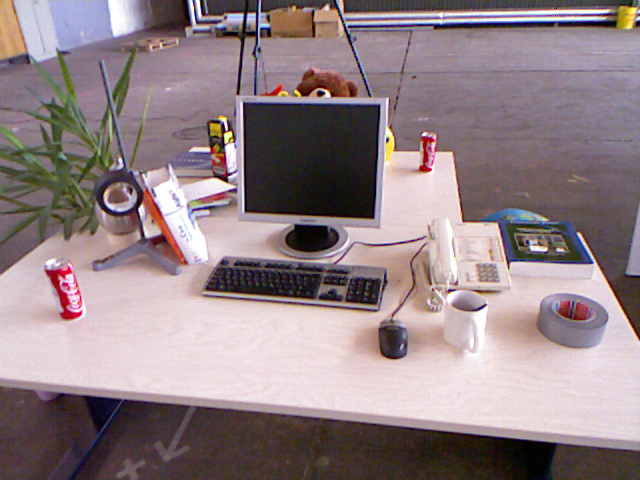
//> input picture OpenCV/2Dto3D/2Dto3D/1.png, 640 x 480 px, given in place of t1.jpg, which was not available
$ ./05图像拼接与融合_ORB   (built with g++ and OpenCV 4, older OpenCV classes emulated)
//> lines starting //> are read from the running program, lines starting //| are printed output that depends on the picture; pictures that were not available may be replaced by others from this repository, and a replacement may not be noted
#include "highgui/highgui.hpp"
#include "opencv2/nonfree/nonfree.hpp"
#include "opencv2/legacy/legacy.hpp"
#include <iostream>

using namespace cv;
using namespace std;

void OptimizeSeam(Mat& img1, Mat& trans, Mat& dst);

typedef struct
{
    Point2f left_top;
    Point2f left_bottom;
    Point2f right_top;
    Point2f right_bottom;
}four_corners_t;

four_corners_t corners;

// [45 lines left out: function CalcCorners, not called in this run]

int main(int argc, char *argv[])
{
    Mat image01 = imread("t1.jpg", 1);    //右图
//> image01 is the input picture: 480 rows x 640 cols, CV_8UC3; mean B, G, R 133.9, 129.9, 146.3
    Mat image02 = imread("t2.jpg", 1);    //左图
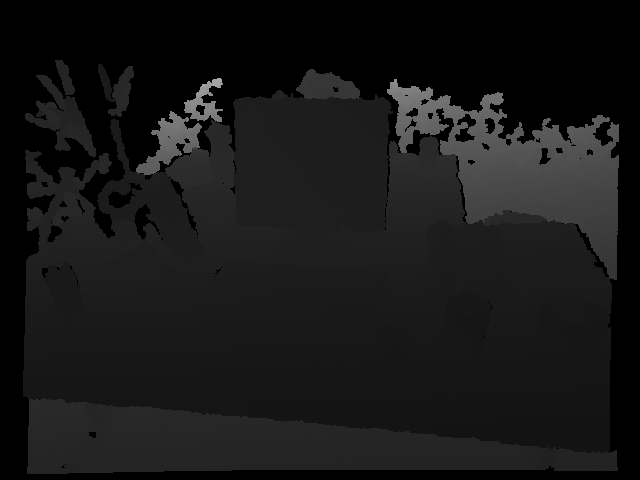
//> input picture OpenCV/2Dto3D/2Dto3D/1_depth.png, 640 x 480 px, given in place of t2.jpg, which was not available
//> image02 is the input picture: 480 rows x 640 cols, CV_8UC3; min 0, max 167, mean 23
    imshow("p2", image01);
    imshow("p1", image02);

    //灰度图转换
    Mat image1, image2;
    cvtColor(image01, image1, CV_RGB2GRAY);
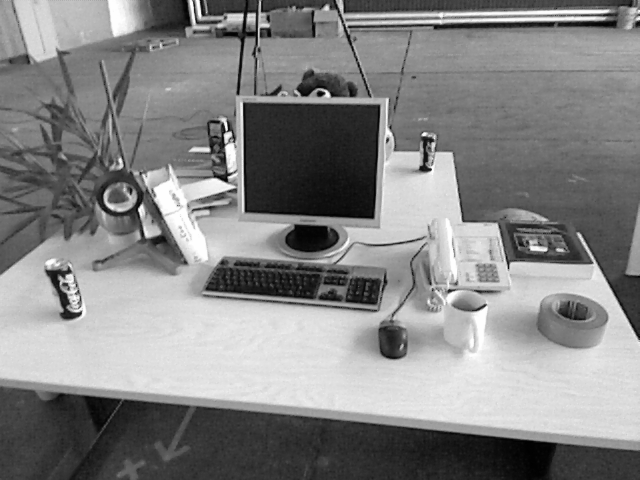
//> image1: 480 rows x 640 cols, CV_8UC1; min 1, max 254, mean 132.9
    cvtColor(image02, image2, CV_RGB2GRAY);


    //提取特征点
    OrbFeatureDetector  surfDetector(3000);
    vector<KeyPoint> keyPoint1, keyPoint2;
    surfDetector.detect(image1, keyPoint1);
//> keyPoint1 = 2940 keypoints; strongest (x, y, size): (228, 129, 31), (325, 91, 37.2), (326, 91, 31), (323, 93, 31)
    surfDetector.detect(image2, keyPoint2);
//> keyPoint2 = 1695 keypoints; strongest (x, y, size): (395, 81, 31), (394, 79, 31), (208, 81, 31), (221, 82, 37.2)

    //特征点描述，为下边的特征点匹配做准备
    OrbDescriptorExtractor  SurfDescriptor;
    Mat imageDesc1, imageDesc2;
    SurfDescriptor.compute(image1, keyPoint1, imageDesc1);
    SurfDescriptor.compute(image2, keyPoint2, imageDesc2);

    flann::Index flannIndex(imageDesc1, flann::LshIndexParams(12, 20, 2), cvflann::FLANN_DIST_HAMMING);

    vector<DMatch> GoodMatchePoints;

    Mat macthIndex(imageDesc2.rows, 2, CV_32SC1), matchDistance(imageDesc2.rows, 2, CV_32FC1);
    flannIndex.knnSearch(imageDesc2, macthIndex, matchDistance, 2, flann::SearchParams());
//> macthIndex = 1695 pairs, first value 1 to 2937, second value 20 to 2938; matchDistance = 1695 pairs, first value 30 to 114, second value 41 to 117

    // Lowe's algorithm,获取优秀匹配点
    for (int i = 0; i < matchDistance.rows; i++)
    {
        if (matchDistance.at<float>(i, 0) < 0.4 * matchDistance.at<float>(i, 1))
        {
            DMatch dmatches(i, macthIndex.at<int>(i, 0), matchDistance.at<float>(i, 0));
            GoodMatchePoints.push_back(dmatches);
        }
    }
//> after the loop, GoodMatchePoints = 0 matches

    Mat first_match;
    drawMatches(image02, keyPoint2, image01, keyPoint1, GoodMatchePoints, first_match);
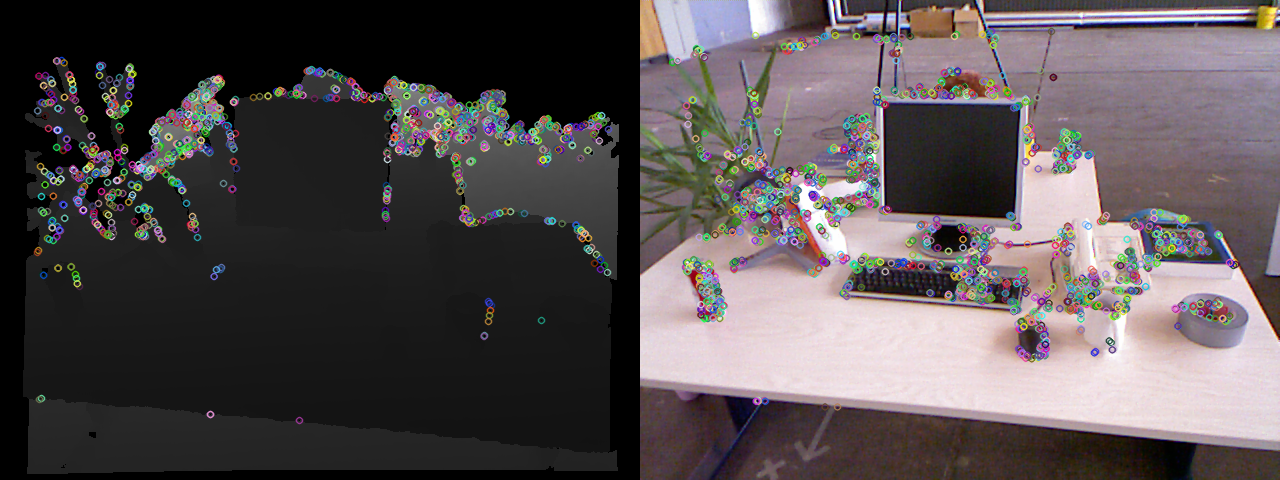
//> first_match: 480 rows x 1280 cols, CV_8UC3; mean B, G, R 81.3, 79.5, 86.5
    imshow("first_match ", first_match);

    vector<Point2f> imagePoints1, imagePoints2;

    for (int i = 0; i<GoodMatchePoints.size(); i++)
    {
        imagePoints2.push_back(keyPoint2[GoodMatchePoints[i].queryIdx].pt);
        imagePoints1.push_back(keyPoint1[GoodMatchePoints[i].trainIdx].pt);
    }
//> this loop made 0 passes


    //获取图像1到图像2的投影映射矩阵 尺寸为3*3
//> (the run ends here: the program stops with an error, at `Mat homo = findHomography(imagePoints1, imagePoints2, CV_RANSAC);`)
